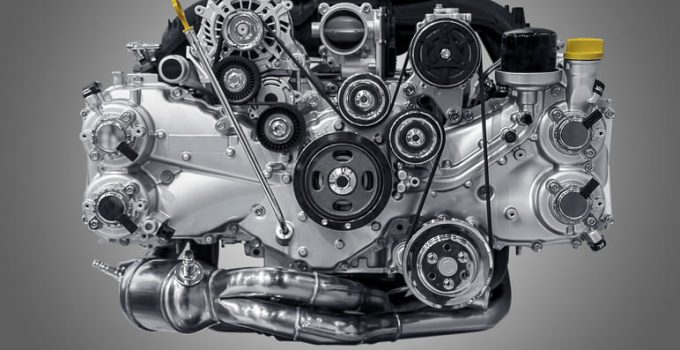
#> input picture motor.jpg, 680 x 350 px
$ python tp4Calderon.py
#> lines starting #> are read from the running program, lines starting #| are printed output that depends on the picture; after the words box and inside, x2 and y2 are one past the last pixel; in counts of white or black regions, pixels touching at a corner belong together
import cv2
import numpy as np

img = cv2.imread('motor.jpg')
#> img is the input picture: shape (350, 680, 3); mean B, G, R 112.3, 109.5, 108.6
cv2.imshow('Original', img)
cv2.waitKey(0)
gray = cv2.cvtColor(img,cv2.COLOR_BGR2GRAY)
cv2.imshow('Gris', gray)
cv2.waitKey(0)
edges = cv2.Canny(gray,50,150,apertureSize = 3)
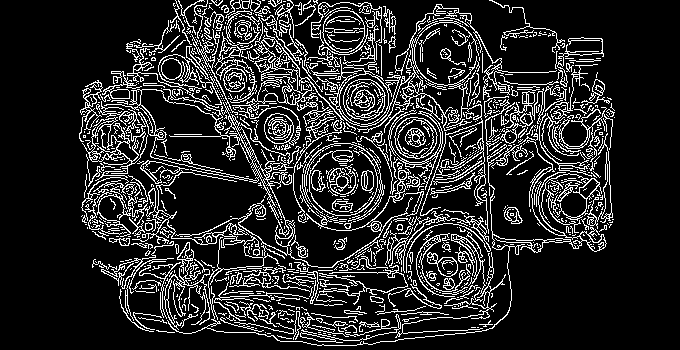
#> edges: shape (350, 680); 16% white in thin lines or dots, all inside (x1, y1, x2, y2) = (79, 0, 615, 346)
cv2.imshow('Bordes', edges)
cv2.waitKey(0)
lines = cv2.HoughLines(edges,1,np.pi/180,200)
#> lines = [[327, 0.785]]
for rho,theta in lines[0]:
    a = np.cos(theta)
    b = np.sin(theta)
    x0 = a*rho
    y0 = b*rho
    x1 = int(x0 + 1000*(-b))
    y1 = int(y0 + 1000*(a))
    x2 = int(x0 - 1000*(-b))
    y2 = int(y0 - 1000*(a))

    cv2.line(img,(x1,y1),(x2,y2),(0,0,255),2)
#> this loop made 1 pass
#> (rho, theta, a, b, x0, y0, x1, y1) on pass 1: (327, 0.785, 0.707, 0.707, 231.2, 231.2, -475, 938)
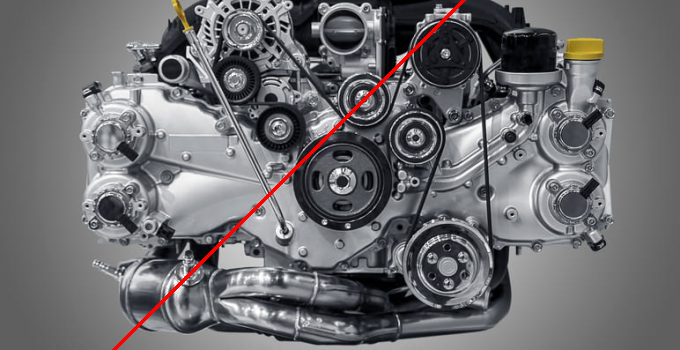
#> img: shape (350, 680, 3); 0.74% of pixels changed, all inside (x1, y1, x2, y2) = (112, 0, 466, 350)
cv2.imshow('motor_salida', img)
cv2.waitKey(0)
cv2.destroyAllWindows()
